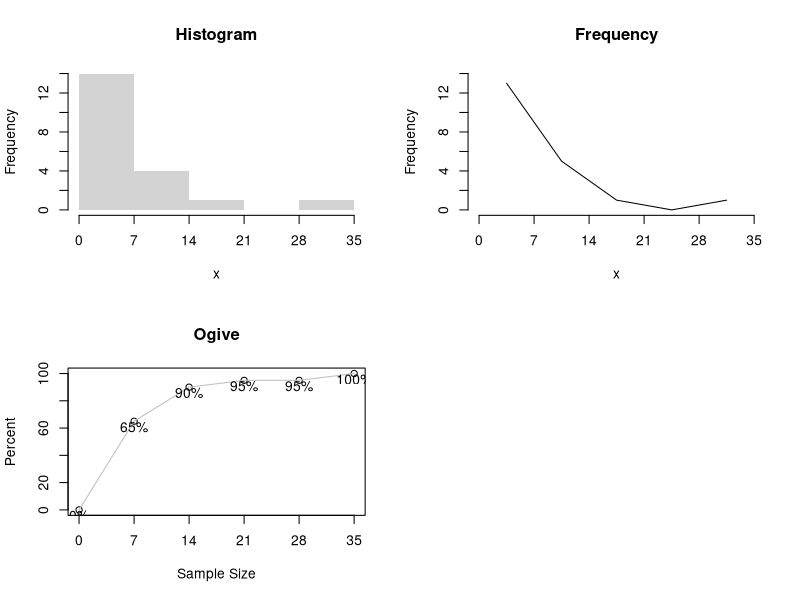

This chart was generated by the following R code:
x = c(1, 2, 9, 6, 1, 1, 13, 20, 4, 0, 1, 0, 1, 31, 9, 10, 2, 7, 3, 1)
x=sort(x)

intervals = 5

step = ceiling((min(x) + max(x))/intervals)
bins = seq(min(x), max(x), by=step)
bins = c(bins, bins[length(bins)]+step)

par(mfrow=c(2,2))

hist(x, breaks = bins, xaxt='n', lty="blank", main="Histogram")
axis(1, at = bins)

cut(x, breaks = bins, right=F)
tbl = transform(table(cut(x, breaks=bins, right=F)))
tbl$Percents = 100*tbl$Freq/sum(tbl$Freq)
tbl$CumulativePercents = cumsum(tbl$Percents)

mid_points = c()
for(i in (1:length(bins)-1)) {
  mid = (bins[i] + bins[i+1])/2
  mid_points = c(mid_points, mid)
}

tbl$mid = mid_points
tbl

hist(x, breaks = bins, xaxt='n', lty="blank", col="white", main="Frequency")
axis(1, at = bins)
lines(tbl$mid, tbl$Freq, lty=1)
bins
cp = c(0, tbl$CumulativePercents)
cp

plot(bins, cp, pch=1, xlab="Sample Size", ylab="Percent" , main = "Ogive", xaxt = "n")
axis(1, at=bins, labels = bins)
lines(bins,cp, col = "gray")
text(bins, cp-4, labels=paste(cp, "%", sep=""))
